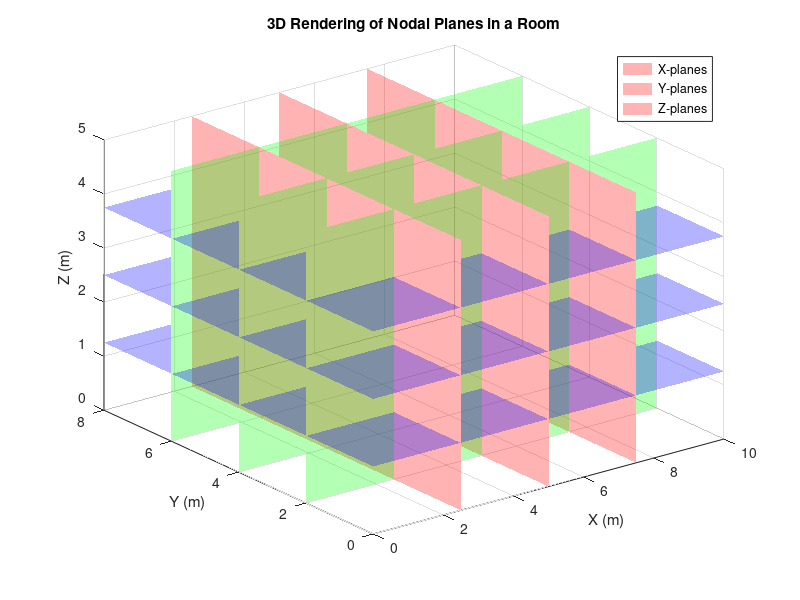
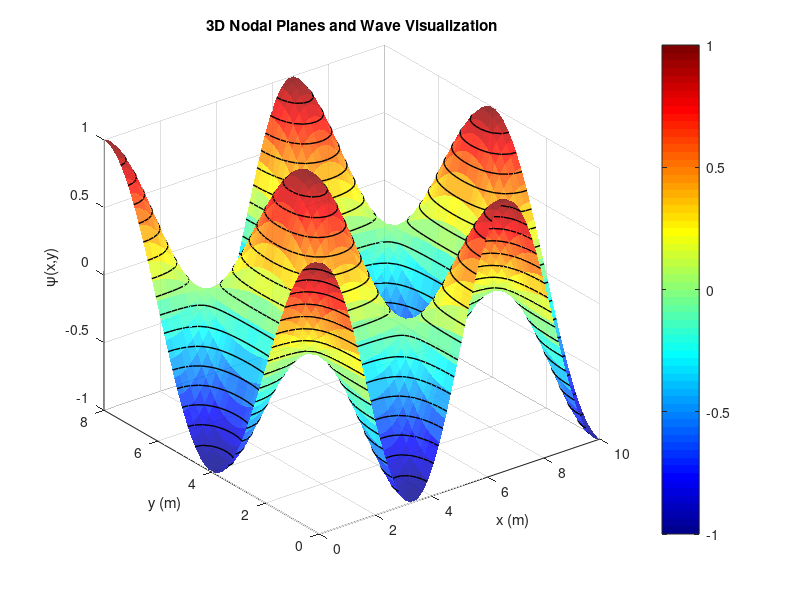
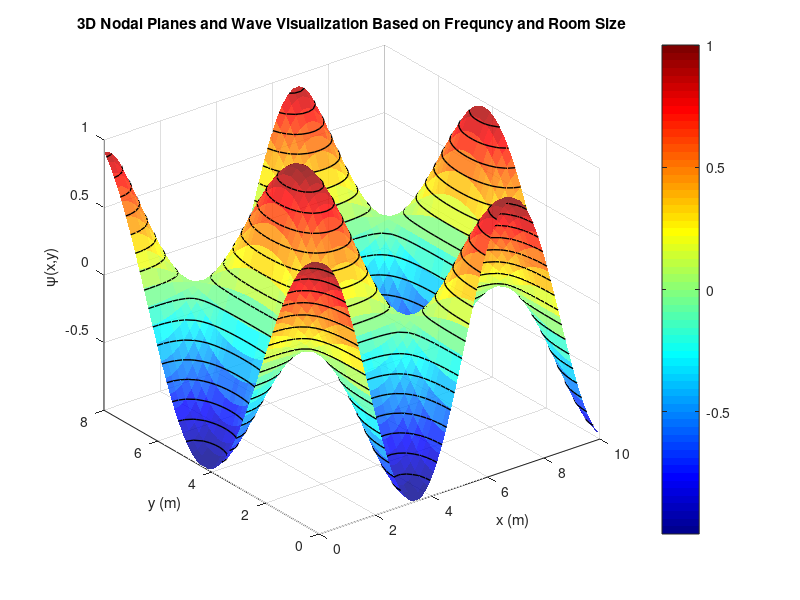
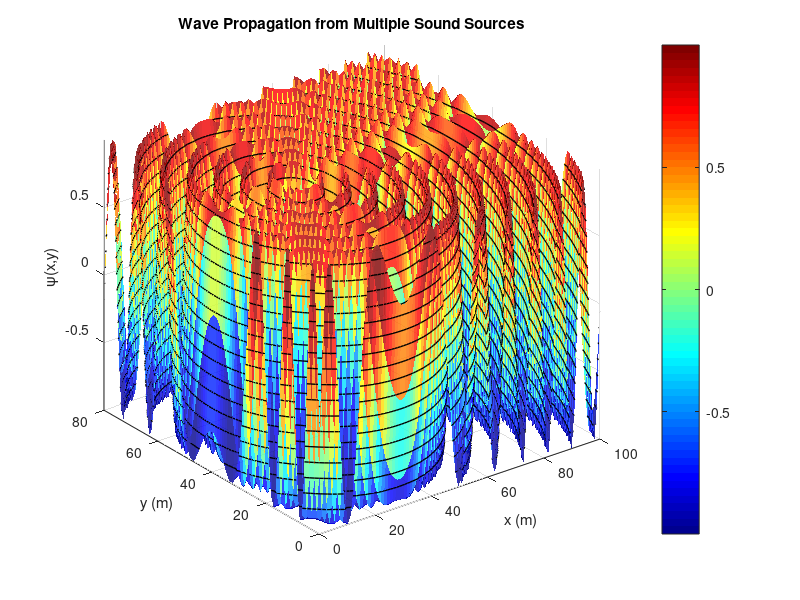

These figures' MATLAB source, in order:
clf;
% Room dimensions (modify as needed)
x = 10; % Length in meters
y = 8;  % Width in meters
z = 5;  % Height in meters

% Number of nodal planes in each direction
Nx = 3; % Number of planes along X-axis
Ny = 3; % Number of planes along Y-axis
Nz = 3; % Number of planes along Z-axis

figure(1); hold on;
xlabel('X (m)'); ylabel('Y (m)'); zlabel('Z (m)');
axis([0 x 0 y 0 z]);
grid on;
view(3);

% Plot nodal planes along X-axis
for i = 1:Nx
    x_plane = (i / (Nx + 1)) * x;
    plane = patch([x_plane x_plane x_plane x_plane], [0 y y 0], [0 0 z z], 'r');
    set(plane, 'FaceAlpha', 0.3, 'EdgeColor', 'none');
end

% Plot nodal planes along Y-axis
for i = 1:Ny
    y_plane = (i / (Ny + 1)) * y;
    plane = patch([0 x x 0], [y_plane y_plane y_plane y_plane], [0 0 z z], 'g');
    set(plane, 'FaceAlpha', 0.3, 'EdgeColor', 'none');
end

% Plot nodal planes along Z-axis
for i = 1:Nz
    z_plane = (i / (Nz + 1)) * z;
    plane = patch([0 x x 0], [0 0 y y], [z_plane z_plane z_plane z_plane], 'b');
    set(plane, 'FaceAlpha', 0.3, 'EdgeColor', 'none');
end

legend({'X-planes', 'Y-planes', 'Z-planes'}, 'Location', 'best');
title('3D Rendering of Nodal Planes in a Room');
hold off;

% Room dimensions (modify as needed)
x = 10; % Length in meters
y = 8;  % Width in meters
z = 5;  % Height in meters

% Wave parameters
Nx = 3; % Number of wave nodes in X direction
Ny = 2; % Number of wave nodes in Y direction

[X, Y] = meshgrid(linspace(0, x, 50), linspace(0, y, 50));
kx = Nx * pi / x; ky = Ny * pi / y;
wave = cos(kx * X) .* cos(ky * Y); % Using cosine to start at maxima/minima along walls

% Create figure
figure(2); hold on;
colormap(jet);

% Plot 3D wave surface
surf(X, Y, wave, 'EdgeColor', 'none', 'FaceAlpha', 0.8);

% Plot contour projection on the XY plane
contour3(X, Y, wave, 16, 'k', 'LineWidth', 1);

% Labels and aesthetics
xlabel('x (m)'); ylabel('y (m)'); zlabel('\psi(x,y)');
title('3D Nodal Planes and Wave Visualization');
axis tight;
grid on;
view(3);
colorbar;

hold off;


% Inputs: Desired frequencies and room dimensions
fx = 50; % Frequency along x-axis in Hz
fy = 40; % Frequency along y-axis in Hz
x = 10; % Room length in meters
y = 8;  % Room width in meters
z = 5;  % Room height in meters

% Physical constants
c = 343; % Speed of sound in air (m/s)
lambda_x = c / fx; % Wavelength along x
lambda_y = c / fy; % Wavelength along y

% Wave number calculations
kx = 2 * pi / lambda_x;
ky = 2 * pi / lambda_y;

[X, Y] = meshgrid(linspace(0, x, 50), linspace(0, y, 50));
wave = cos(kx * X) .* cos(ky * Y); % Using cosine to start at maxima/minima along walls

% Create figure
figure(3); hold on;
colormap(jet);

% Plot 3D wave surface
surf(X, Y, wave, 'EdgeColor', 'none', 'FaceAlpha', 0.8);

% Plot contour projection on the XY plane
contour3(X, Y, wave, 16, 'k', 'LineWidth', 1);

% Labels and aesthetics
xlabel('x (m)'); ylabel('y (m)'); zlabel('\psi(x,y)');
title('3D Nodal Planes and Wave Visualization Based on Frequncy and Room Size');
axis tight;
grid on;
view(3);
colorbar;

hold off;


% Room dimensions
x = 100; % Room length in meters
y = 80;  % Room width in meters

% Physical constants
c = 343; % Speed of sound in air (m/s)

% Define sound sources (position and frequency)
sources = [
    30, 40, 50, true;  % x, y, frequency (Hz), on/off (1 = on, 0 = off)
    7, 2, 40, false;
    5, 6, 60, false
];

% Create grid
[X, Y] = meshgrid(linspace(0, x, 100), linspace(0, y, 100));
wave = zeros(size(X));

% Compute wave contribution from each active source
for i = 1:size(sources, 1)
    if sources(i, 4) % Check if source is active
        sx = sources(i, 1);
        sy = sources(i, 2);
        f = sources(i, 3);
        lambda = c / f;
        k = 2 * pi / lambda;
        r = sqrt((X - sx).^2 + (Y - sy).^2) + 1e-6; % Avoid division by zero
        wave = wave + cos(k * r); % Ensure maxima at source
    end
end

% Create figure
figure(4); hold on;
colormap(jet);

% Plot 3D wave surface
surf(X, Y, wave, 'EdgeColor', 'none', 'FaceAlpha', 0.8);

% Plot contour projection on the XY plane
contour3(X, Y, wave, 16, 'k', 'LineWidth', 1);

% Labels and aesthetics
xlabel('x (m)'); ylabel('y (m)'); zlabel('\psi(x,y)');
title('Wave Propagation from Multiple Sound Sources');
axis tight;
grid on;
view(3);
colorbar;

hold off;



% Room dimensions (modify as needed)
x = 10; % Length in meters
y = 8;  % Width in meters

% Sound source parameters
sources = [2, 3, 500, 1;  % [x, y, frequency (Hz), on/off]
           8, 5, 1500, 0;
           8, 3, 1500, 0;
           2, 5, 1500, 0];

c = 343; % Speed of sound in air (m/s)
SPL_source = 60; % Sound Pressure Level at source (dB)
alpha_air = 1.0002; % Attenuation coefficient in air (approx. dB/m)

% Reflection coefficients at walls (1 means full reflection)
R_left = 0; R_right = 0;
R_top = 0; R_bottom = 0;

% Grid setup
[X, Y] = meshgrid(linspace(0, x, 100), linspace(0, y, 100));
pressure_field = zeros(size(X));

for i = 1:size(sources, 1)
    if sources(i, 4) == 1 % Check if source is on
        xs = sources(i, 1);
        ys = sources(i, 2);
        freq = sources(i, 3);
        lambda = c / freq;
        k = 2 * pi / lambda;
        
        % Calculate distance from source
        dist = sqrt((X - xs).^2 + (Y - ys).^2);
        
        % Apply attenuation
        SPL = SPL_source - alpha_air * dist;
        amplitude = 10.^(SPL / 20);
        
        % Wave propagation with reflections
        wave = amplitude .* cos(k * dist);
        
        % Apply reflections at boundaries
        wave = wave + R_left * amplitude .* cos(k * abs(X));
        wave = wave + R_right * amplitude .* cos(k * abs(X - x));
        wave = wave + R_top * amplitude .* cos(k * abs(Y - y));
        wave = wave + R_bottom * amplitude .* cos(k * abs(Y));
        
        pressure_field = pressure_field + wave;
    end
end

% Visualization
figure(5);
surf(X, Y, pressure_field, 'EdgeColor', 'none', 'FaceAlpha', 0.8);
hold on;
contour3(X, Y, pressure_field, 16, 'k', 'LineWidth', 1);
%scatter3(sources(:,1), sources(:,2), max(pressure_field(:)) * ones(size(sources,1),1), 100, 'r', 'filled');

% Labels and aesthetics
xlabel('x (m)'); ylabel('y (m)'); zlabel('Pressure (Pa)');
title('Sound Propagation with Attenuation and Reflection');
axis tight;
grid on;
view(3);
colorbar;
hold off;



% Room dimensions (modify as needed)
x = 10; % Length in meters
y = 8;  % Width in meters

% Sound source parameters
sources = [5, 4, 200, 1;  % [x, y, frequency (Hz), on/off]
           7, 5, 300, 0;
           5, 7, 150, 0];

c = 343; % Speed of sound in air (m/s)
SPL_source = 60; % Sound Pressure Level at source (dB)
alpha_air = 0.0002; % Attenuation coefficient in air (approx. dB/m)

% Define walls as start and end coordinates with reflection, absorption, and transmission loss coefficients
walls = [1, 1, 9, 1, 1, 0.1, 100;  % [x1, y1, x2, y2, reflection coefficient, absorption coefficient, transmission loss (dB)]
         1, 7, 9, 7, 1, 0.2, 100;
         1, 1, 1, 7, 1, 0.2, 100;
         9, 1, 9, 7, 1, 0.15, 100];

% Grid setup
[X, Y] = meshgrid(linspace(0, x, 100), linspace(0, y, 100));
pressure_field = zeros(size(X));

for i = 1:size(sources, 1)
    if sources(i, 4) == 1 % Check if source is on
        xs = sources(i, 1);
        ys = sources(i, 2);
        freq = sources(i, 3);
        lambda = c / freq;
        k = 2 * pi / lambda;
        
        % Calculate distance from source
        dist = sqrt((X - xs).^2 + (Y - ys).^2);
        
        % Apply attenuation
        SPL = SPL_source - alpha_air * dist;
        amplitude = 10.^((SPL - 94) / 20); % Convert dB to linear scale (assuming reference 94 dB)
        
        % Wave propagation
        wave = amplitude .* cos(k * dist);
        
        % Apply reflections, absorption, and transmission loss at walls
        for j = 1:size(walls, 1)
            x1 = walls(j, 1); y1 = walls(j, 2);
            x2 = walls(j, 3); y2 = walls(j, 4);
            R = walls(j, 5);
            A = walls(j, 6); % Absorption coefficient
            TL = walls(j, 7); % Transmission loss in dB
            
            % Compute distances to the wall
            dx = x2 - x1; dy = y2 - y1;
            wall_length = sqrt(dx^2 + dy^2);
            
            % Normal vector to the wall
            nx = dy / wall_length;
            ny = -dx / wall_length;
            
            % Distance from each grid point to the closest point on the wall
            proj_length = ((X - x1) * dx + (Y - y1) * dy) / wall_length;
            proj_x = x1 + proj_length * dx / wall_length;
            proj_y = y1 + proj_length * dy / wall_length;
            
            % Mask out points that project outside the segment
            mask = (proj_length >= 0) & (proj_length <= wall_length);
            
            % Compute reflection distances
            reflection_dist = sqrt((X - proj_x).^2 + (Y - proj_y).^2);
            reflected_wave = (R * (1 - A)) * amplitude .* cos(k * reflection_dist);
            
            % Determine if a point is behind the wall relative to the source
            source_to_wall = sign((xs - x1) * nx + (ys - y1) * ny);
            point_to_wall = sign((X - x1) * nx + (Y - y1) * ny);
            behind_wall = (source_to_wall ~= point_to_wall);
            
            % Ensure walls correctly block sound at corners
            if any(behind_wall(:))
                wave(behind_wall) = wave(behind_wall) .* 10.^(-TL/20); % Apply transmission loss
            end
            
            % Apply reflections properly
            wave(mask & ~behind_wall) = wave(mask & ~behind_wall) + reflected_wave(mask & ~behind_wall);
        end
        
        pressure_field = pressure_field + wave;
    end
end

% Visualization
figure(6);
surf(X, Y, pressure_field, 'EdgeColor', 'none', 'FaceAlpha', 0.8);
hold on;
contour3(X, Y, pressure_field, 16, 'k', 'LineWidth', 1);
%scatter3(sources(:,1), sources(:,2), max(pressure_field(:)) * ones(size(sources,1),1), 100, 'r', 'filled');

% Plot walls
for j = 1:size(walls, 1)
    plot3([walls(j,1), walls(j,3)], [walls(j,2), walls(j,4)], [max(pressure_field(:)), max(pressure_field(:))], 'b', 'LineWidth', 3);
end

% Labels and aesthetics
xlabel('x (m)'); ylabel('y (m)'); zlabel('Pressure (Pa)');
title('Sound Propagation with Attenuation, Reflection, Absorption, and Transmission Loss');
axis tight;
grid on;
view(3);
colorbar;
hold off;
